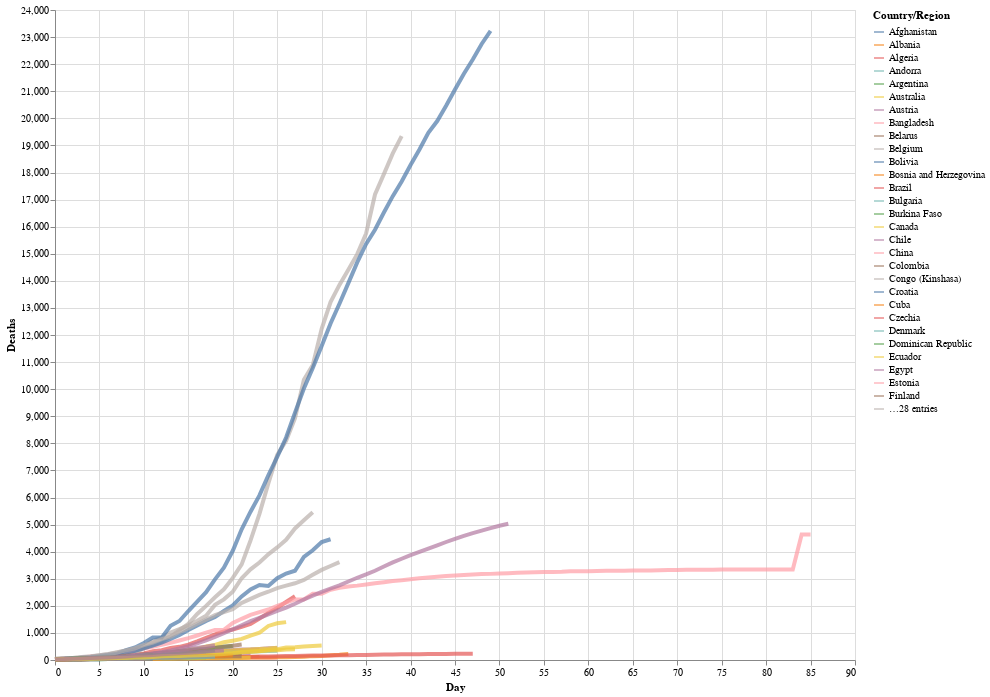

The cell this chart's notebook holds for it:
### Markdown cell above
We can now customize the code to thicken the line width, to alter the opacity, and to make the chart larger:

### Code cell
# altair plot 
alt.Chart(deaths_long).mark_line(strokeWidth=4, opacity=0.7).encode(
    x='Day',
    y='Deaths',
    color='Country/Region'
).properties(
    width=800,
    height=650
)

### Figure 1 — Vega-Lite specification as saved in the notebook (floating-point values rounded to 4 significant figures; data arrays with more than 128 entries replaced by an {"elided": "..."} marker saying what was removed)
{"config": {"view": {"continuousWidth": 400, "continuousHeight": 300}}, "data": {"name": "data-187c68272bfca5d371409c16868c4702"}, "mark": {"type": "line", "opacity": 0.7, "strokeWidth": 4}, "encoding": {"color": {"type": "nominal", "field": "Country/Region"}, "x": {"type": "quantitative", "field": "Day"}, "y": {"type": "quantitative", "field": "Deaths"}}, "height": 650, "width": 800, "$schema": "https://vega.github.io/schema/vega-lite/v4.8.1.json", "datasets": {"data-187c68272bfca5d371409c16868c4702": {"elided": "5000 records"}}}
